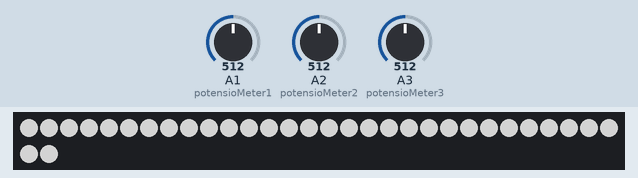
Simulated run of this sketch. Board: Arduino Uno, built with avr-gcc and run on an emulated ATmega328P. Parts: 32 RGB LEDs in strip order, left to right, continuing on the next row. The inputs (shaded band) are chosen by the test bench; at power-on: A1 (potensioMeter1) = 512, A2 (potensioMeter2) = 512, A3 (potensioMeter3) = 512. Dim RGB values are drawn brighter than linear.

Above: at 1.2 s.
1.3 s: A1 (potensioMeter1) set to 716
2.8 s: A2 (potensioMeter2) set to 716
4.3 s: A3 (potensioMeter3) set to 306
At 5.0 s:
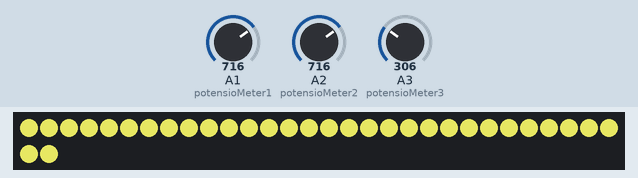
5.8 s: A1 (potensioMeter1) set to 511
7.3 s: A3 (potensioMeter3) set to 511
8.8 s: A2 (potensioMeter2) set to 1023
At 10.2 s:
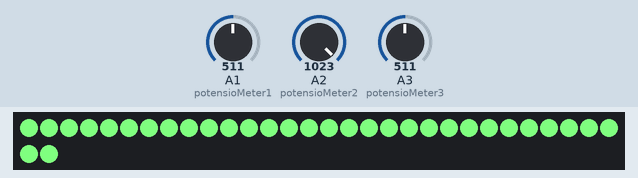
Timing chart, 0 to 11.3 s (numbered marks = the images above; inputs shaded):
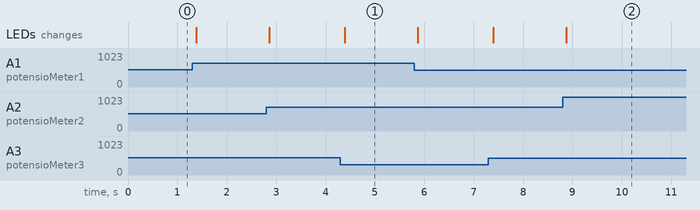

The sketch:

oppgave2.ino
```cpp
#include <Adafruit_NeoPixel.h>

#define PIN 13
#define NUMPIXELS 32

Adafruit_NeoPixel strip = Adafruit_NeoPixel(NUMPIXELS, PIN, NEO_GRB + NEO_KHZ800);

const int potensioMeter1 = A1;
const int potensioMeter2 = A2;
const int potensioMeter3 = A3;

int potensioColor1;
int potensioColor2;
int potensioColor3;

unsigned long lastUpdate = 0;
unsigned long updateInterval = 10; // Adjust this value for the desired update interval in milliseconds

void mode2() {
  int x = 0;

  for (int i = 0; i <= NUMPIXELS; i++) {
    strip.setPixelColor(i, strip.Color(potensioColor1, potensioColor2, potensioColor3));
    strip.show();
  }
  // Viser en oppstartseffekt med grønn farge
}

void setup() {
  strip.begin();
  strip.show();
  Serial.begin(9600);
  pinMode(potensioMeter1, INPUT_PULLUP);
  pinMode(potensioMeter2, INPUT_PULLUP);
  pinMode(potensioMeter3, INPUT_PULLUP);
}

void loop() {
  int meterValue1 = analogRead(potensioMeter1);
  potensioColor1 = map(meterValue1, 0, 1023, 0, 255);

  int meterValue2 = analogRead(potensioMeter2);
  potensioColor2 = map(meterValue2, 0, 1023, 0, 255);

  int meterValue3 = analogRead(potensioMeter3);
  potensioColor3 = map(meterValue3, 0, 1023, 0, 255);

  mode2();
}
```

Measured:
- after the input at 4.3 s, the LEDs: change after 0.09 s (image 1)
- after the input at 8.8 s, the LEDs: change after 0.07 s (image 2)
